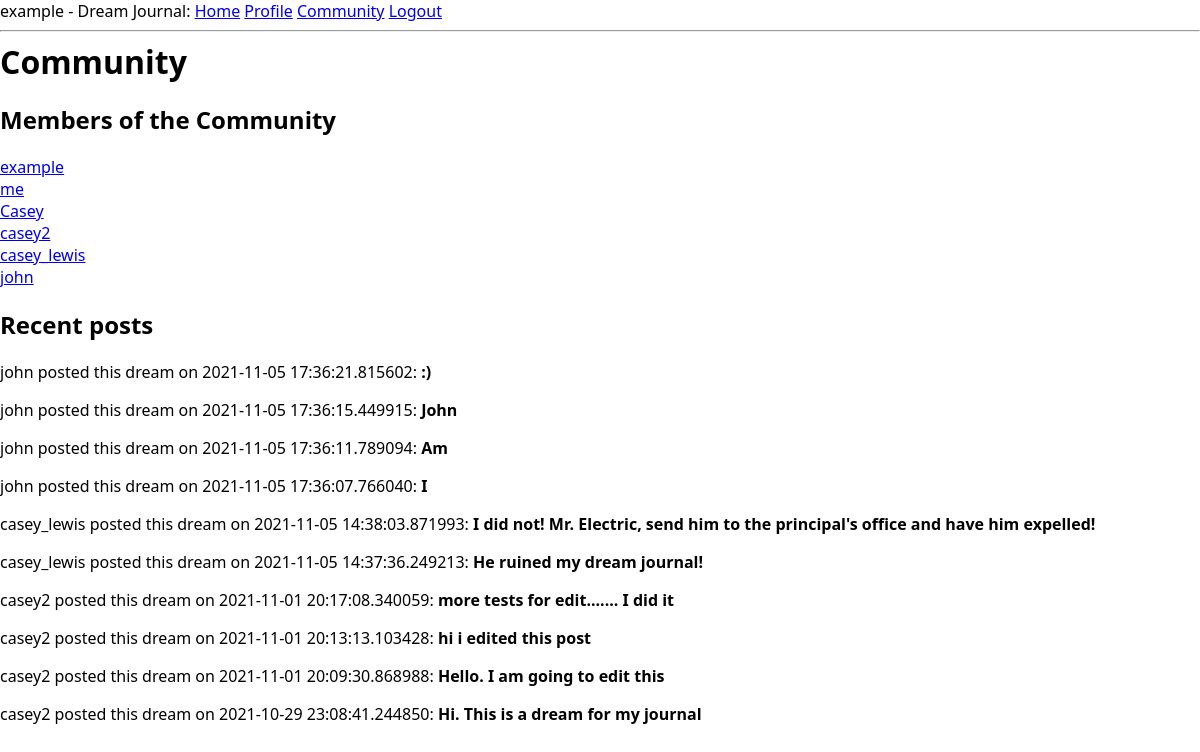
Page /community (signed in) on the earlier database version.
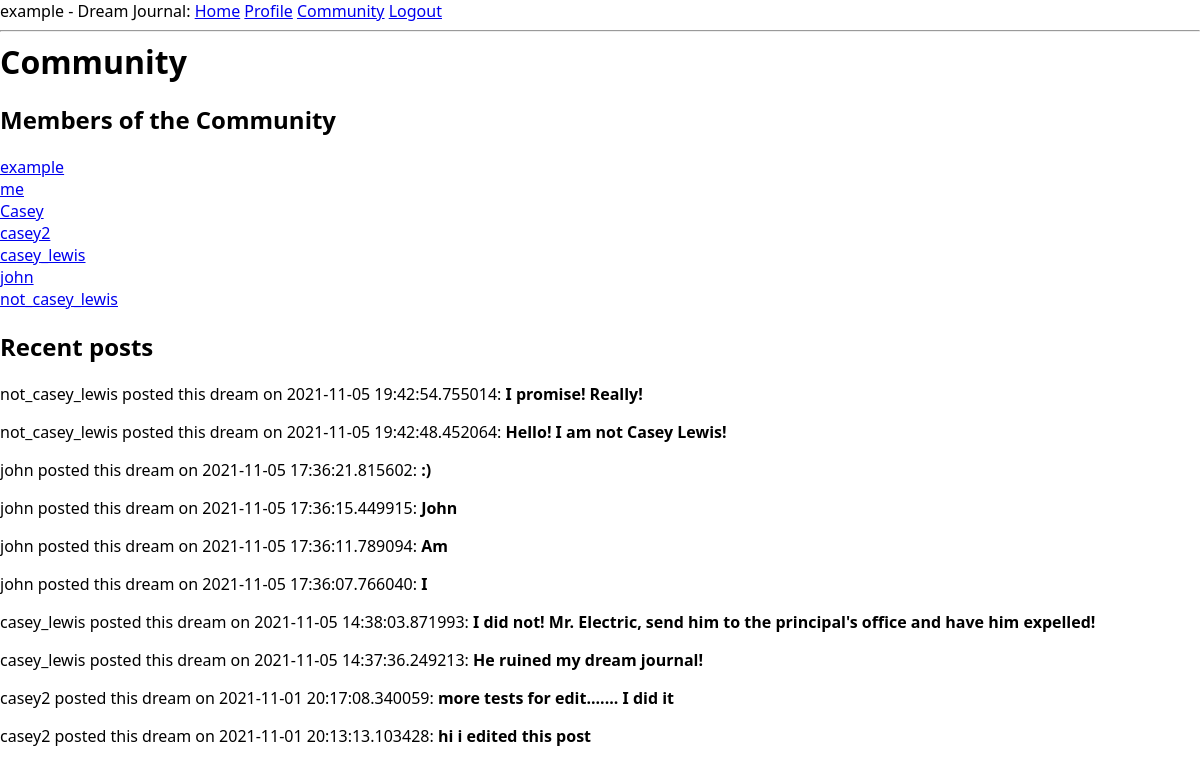
Same page on the later database version.
### app/models.py (models this page shows, shortened)
class User(UserMixin, db.Model):
    id = db.Column(db.Integer, primary_key=True)
    username = db.Column(db.String(64), index=True, unique=True)
    about_me = db.Column(db.String(140))
    email = db.Column(db.String(120), index=True, unique=True)
    password_hash = db.Column(db.String(128))
    posts = db.relationship('Post', backref='author', lazy='dynamic')

class Post(db.Model):
    id = db.Column(db.Integer, primary_key=True)
    body = db.Column(db.String(140))
    timestamp = db.Column(db.DateTime, index=True, default=datetime.utcnow)
    user_id = db.Column(db.Integer, db.ForeignKey('user.id'))

### app/routes.py (the view)
@app.route('/community')
@login_required
def community_page():
    users = User.query.all()
    posts = Post.query.order_by(Post.id.desc()).limit(10).all()
    user_list = []
    for post in posts:
        user_list.append(User.query.filter_by(id=post.user_id).first())
    return render_template("community.html", title='Community', users=users, posts=posts, user_list=user_list)

### app/models.py (called while the page is built)
@login.user_loader
def load_user(id):
    return User.query.get(int(id))

### app/templates/community.html
{% extends "base.html" %}
{% block content %}
    <h1>Community</h1>
    <h2>Members of the Community</h2>
    {% for user in users %}
    <a href="{{ url_for('profile_page', id = user.id) }}">{{ user.username }}</a><br></div>
    {% endfor %}
    <h2>Recent posts</h2>
    {% for post in posts %}
        <div><p>{{ user_list[loop.index0].username }} posted this dream on {{ post.timestamp }}: <b>{{ post.body }}</b></p></div>
    {% endfor %}
{% endblock %}

### app/templates/base.html (shortened to what this page needs)
<html>
    <head>
        <link rel="stylesheet" href="{{ url_for('static', filename='style.css') }}">
    </head>
    <body>
        <div>
            {% if current_user.is_anonymous %}
            Dream Journal:
            <a href="{{ url_for('index') }}">Home</a>
            <a href="{{ url_for('login') }}">Login</a>
            {% else %}
            {{ current_user.username }} - Dream Journal:
            <a href="{{ url_for('index') }}">Home</a>
            <a href="{{ url_for('profile_page', id = current_user.id) }}">Profile</a>
            <a href="{{ url_for('community_page') }}">Community</a>
            <a href="{{ url_for('logout') }}">Logout</a>
            {% endif %}
        </div>
        <hr>
        {% block content %}{% endblock %}
    </body>
</html>

### app/static/style.css (style rules this page uses)
* { box-sizing: border-box; }
html, body { margin: initial; padding: initial; font-family: system-ui, -apple-system, sans-serif; }
:root { --note-color-bg: hsla(49, 100%, 80%, 1); --ui-border-color: hsla(0, 0%, 40%, 1); --ui-action-new-fg: hsla(202, 86%, 30%, 1); --ui-action-new-bg: hsla(202, 29%, 94%, 1); --ui-action-neutral-fg: hsla(60, 5%, 22%, 1); --ui-action-neutral-bg: hsla(60, 5%, 94%, 1); --ui-action-warning-fg: hsla(0, 75%, 42%, 1); --ui-action-warning-bg: hsla(0, 20%, 94%, 1); }
h1 { margin: 0; flex: 1 0 auto; }

Differences in the rows shown:
no longer on this page (row unchanged): Post: {{ user_list[loop.index0].username }} "casey2", timestamp "2021-11-01 20:09:30.868988", body "Hello. I am going to edit this"
no longer on this page (row unchanged): Post: {{ user_list[loop.index0].username }} "casey2", timestamp "2021-10-29 23:08:41.244850", body "Hi. This is a dream for my journal"
added User: username "not_casey_lewis"
added Post: timestamp "2021-11-05 19:42:54.755014", body "I promise! Really!"
added Post: timestamp "2021-11-05 19:42:48.452064", body "Hello! I am not Casey Lewis!"
